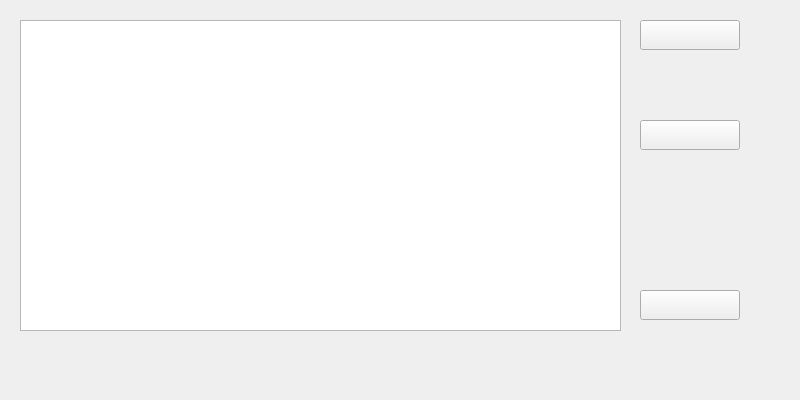
<?xml version="1.0" encoding="UTF-8"?>
<ui version="4.0">
 <class>shudong</class>
 <widget class="QWidget" name="shudong">
  <property name="geometry">
   <rect>
    <x>0</x>
    <y>0</y>
    <width>800</width>
    <height>400</height>
   </rect>
  </property>
  <property name="minimumSize">
   <size>
    <width>800</width>
    <height>400</height>
   </size>
  </property>
  <property name="maximumSize">
   <size>
    <width>800</width>
    <height>400</height>
   </size>
  </property>
  <property name="windowTitle">
   <string>Form</string>
  </property>
  <widget class="QTableView" name="tableView">
   <property name="geometry">
    <rect>
     <x>20</x>
     <y>20</y>
     <width>601</width>
     <height>311</height>
    </rect>
   </property>
  </widget>
  <widget class="QPushButton" name="pushButton">
   <property name="geometry">
    <rect>
     <x>640</x>
     <y>20</y>
     <width>100</width>
     <height>30</height>
    </rect>
   </property>
   <property name="text">
    <string/>
   </property>
   <property name="icon">
    <iconset resource="main_pic.qrc">
     <normaloff>:/mainpic/pic/chakan.png</normaloff>:/mainpic/pic/chakan.png</iconset>
   </property>
   <property name="iconSize">
    <size>
     <width>100</width>
     <height>30</height>
    </size>
   </property>
  </widget>
  <widget class="QPushButton" name="pushButton_2">
   <property name="geometry">
    <rect>
     <x>640</x>
     <y>120</y>
     <width>100</width>
     <height>30</height>
    </rect>
   </property>
   <property name="text">
    <string/>
   </property>
   <property name="icon">
    <iconset resource="main_pic.qrc">
     <normaloff>:/mainpic/pic/pinglun.png</normaloff>:/mainpic/pic/pinglun.png</iconset>
   </property>
   <property name="iconSize">
    <size>
     <width>100</width>
     <height>30</height>
    </size>
   </property>
  </widget>
  <widget class="QPushButton" name="pushButton_3">
   <property name="geometry">
    <rect>
     <x>640</x>
     <y>290</y>
     <width>100</width>
     <height>30</height>
    </rect>
   </property>
   <property name="text">
    <string/>
   </property>
   <property name="icon">
    <iconset resource="main_pic.qrc">
     <normaloff>:/mainpic/pic/fanhui.png</normaloff>:/mainpic/pic/fanhui.png</iconset>
   </property>
   <property name="iconSize">
    <size>
     <width>100</width>
     <height>30</height>
    </size>
   </property>
  </widget>
 </widget>
 <resources>
  <include location="main_pic.qrc"/>
 </resources>
 <connections/>
</ui>
